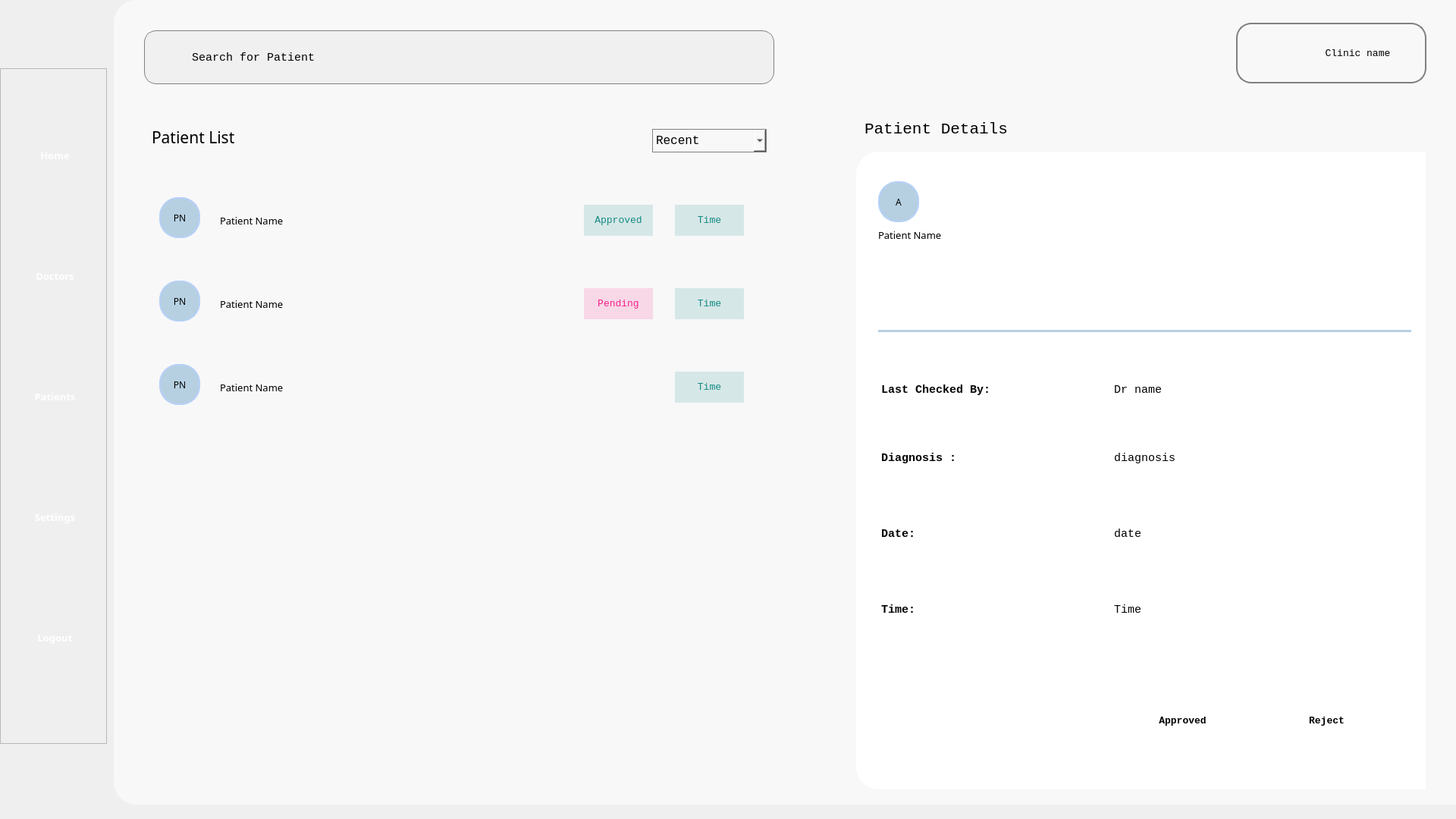
<?xml version="1.0" encoding="UTF-8"?>
<ui version="4.0">
 <class>Form</class>
 <widget class="QWidget" name="Form">
  <property name="geometry">
   <rect>
    <x>0</x>
    <y>0</y>
    <width>1920</width>
    <height>1080</height>
   </rect>
  </property>
  <property name="windowTitle">
   <string>Form</string>
  </property>
  <property name="styleSheet">
   <string notr="true">background-color: &quot;#B6D0E2&quot; </string>
  </property>
  <widget class="QWidget" name="background" native="true">
   <property name="geometry">
    <rect>
     <x>150</x>
     <y>0</y>
     <width>1771</width>
     <height>1061</height>
    </rect>
   </property>
   <property name="styleSheet">
    <string notr="true">background-color: #F8F8F8;
border-bottom-left-radius: 30px;
border-top-left-radius: 30px;
text-align: center;</string>
   </property>
   <widget class="QPushButton" name="noti_icon">
    <property name="geometry">
     <rect>
      <x>1380</x>
      <y>30</y>
      <width>70</width>
      <height>81</height>
     </rect>
    </property>
    <property name="text">
     <string/>
    </property>
    <property name="icon">
     <iconset>
      <normaloff>../Images/icon/notification.png</normaloff>../Images/icon/notification.png</iconset>
    </property>
    <property name="iconSize">
     <size>
      <width>40</width>
      <height>40</height>
     </size>
    </property>
   </widget>
   <widget class="QFrame" name="user_frame">
    <property name="geometry">
     <rect>
      <x>1480</x>
      <y>30</y>
      <width>251</width>
      <height>80</height>
     </rect>
    </property>
    <property name="styleSheet">
     <string notr="true">border-radius: 20px; border: 2px solid #808080</string>
    </property>
    <property name="frameShape">
     <enum>QFrame::StyledPanel</enum>
    </property>
    <property name="frameShadow">
     <enum>QFrame::Raised</enum>
    </property>
    <widget class="QLabel" name="profile_icon">
     <property name="geometry">
      <rect>
       <x>10</x>
       <y>10</y>
       <width>60</width>
       <height>60</height>
      </rect>
     </property>
     <property name="styleSheet">
      <string notr="true">border: none</string>
     </property>
     <property name="text">
      <string/>
     </property>
     <property name="pixmap">
      <pixmap>../Images/icon/profile_icon.png</pixmap>
     </property>
     <property name="scaledContents">
      <bool>true</bool>
     </property>
    </widget>
    <widget class="QPushButton" name="profile_btn">
     <property name="geometry">
      <rect>
       <x>100</x>
       <y>25</y>
       <width>121</width>
       <height>31</height>
      </rect>
     </property>
     <property name="font">
      <font>
       <family>Consolas</family>
       <pointsize>10</pointsize>
      </font>
     </property>
     <property name="styleSheet">
      <string notr="true">border: none</string>
     </property>
     <property name="text">
      <string>Clinic name</string>
     </property>
    </widget>
   </widget>
   <widget class="QLineEdit" name="search_patient">
    <property name="geometry">
     <rect>
      <x>40</x>
      <y>40</y>
      <width>831</width>
      <height>71</height>
     </rect>
    </property>
    <property name="font">
     <font>
      <family>Consolas</family>
      <pointsize>11</pointsize>
     </font>
    </property>
    <property name="styleSheet">
     <string notr="true">background-color: #f0f0f0; border-radius: 16px; padding: 60px; color: Black;
 background-image: url(&quot;C:/Users/Samantha Law/Documents/INTI/CAD/CallADoctor/CAD/Images/icon/search_icon.png&quot;); 
background-repeat: no-repeat; 
background-position: left center; 
background-size: 20px 20px; 
border: 1px solid gray;
</string>
    </property>
    <property name="text">
     <string>Search for Patient</string>
    </property>
    <property name="placeholderText">
     <string>Search Clinic Name</string>
    </property>
    <property name="clearButtonEnabled">
     <bool>false</bool>
    </property>
   </widget>
   <widget class="QFrame" name="patient_details_outer_frame">
    <property name="geometry">
     <rect>
      <x>979</x>
      <y>200</y>
      <width>751</width>
      <height>841</height>
     </rect>
    </property>
    <property name="styleSheet">
     <string notr="true">background-color : #ffffff;</string>
    </property>
    <property name="frameShape">
     <enum>QFrame::StyledPanel</enum>
    </property>
    <property name="frameShadow">
     <enum>QFrame::Raised</enum>
    </property>
    <widget class="QFrame" name="clinic_details_inner">
     <property name="geometry">
      <rect>
       <x>20</x>
       <y>30</y>
       <width>721</width>
       <height>751</height>
      </rect>
     </property>
     <property name="frameShape">
      <enum>QFrame::StyledPanel</enum>
     </property>
     <property name="frameShadow">
      <enum>QFrame::Raised</enum>
     </property>
     <widget class="QLabel" name="patient_logo_2">
      <property name="geometry">
       <rect>
        <x>9</x>
        <y>9</y>
        <width>54</width>
        <height>54</height>
       </rect>
      </property>
      <property name="font">
       <font>
        <family>Cascadia Code</family>
        <pointsize>9</pointsize>
       </font>
      </property>
      <property name="styleSheet">
       <string notr="true">background-color: #B6D0E2; /* Fill color */
border-radius: 25px; /* Radius to make it round */
border: 2px solid #B6D0F7; /*  Border color and thickness */
min-width: 50px; /* Ensure the QLabel is a circle */
min-height: 50px; /* Ensure the QLabel is a circle */
max-width: 50px; /* Ensure the QLabel is a circle */
max-height: 50px; /* Ensure the QLabel is a circle */</string>
      </property>
      <property name="text">
       <string>A</string>
      </property>
      <property name="alignment">
       <set>Qt::AlignCenter</set>
      </property>
     </widget>
     <widget class="QLabel" name="patient_name_display">
      <property name="geometry">
       <rect>
        <x>9</x>
        <y>69</y>
        <width>120</width>
        <height>22</height>
       </rect>
      </property>
      <property name="font">
       <font>
        <family>Cascadia Code</family>
        <pointsize>10</pointsize>
       </font>
      </property>
      <property name="styleSheet">
       <string notr="true">border : none;
</string>
      </property>
      <property name="text">
       <string>Patient Name</string>
      </property>
     </widget>
     <widget class="QFrame" name="line_2">
      <property name="geometry">
       <rect>
        <x>9</x>
        <y>205</y>
        <width>703</width>
        <height>3</height>
       </rect>
      </property>
      <property name="minimumSize">
       <size>
        <width>357</width>
        <height>3</height>
       </size>
      </property>
      <property name="maximumSize">
       <size>
        <width>16777215</width>
        <height>3</height>
       </size>
      </property>
      <property name="styleSheet">
       <string notr="true">background-color: #B6D0E2; border: none;</string>
      </property>
      <property name="frameShape">
       <enum>QFrame::StyledPanel</enum>
      </property>
      <property name="frameShadow">
       <enum>QFrame::Raised</enum>
      </property>
     </widget>
     <widget class="QLabel" name="diagnosis_display">
      <property name="geometry">
       <rect>
        <x>320</x>
        <y>300</y>
        <width>390</width>
        <height>148</height>
       </rect>
      </property>
      <property name="minimumSize">
       <size>
        <width>390</width>
        <height>0</height>
       </size>
      </property>
      <property name="font">
       <font>
        <family>Consolas</family>
        <pointsize>11</pointsize>
        <weight>50</weight>
        <bold>false</bold>
       </font>
      </property>
      <property name="styleSheet">
       <string notr="true">border: none;</string>
      </property>
      <property name="text">
       <string>diagnosis</string>
      </property>
      <property name="scaledContents">
       <bool>false</bool>
      </property>
      <property name="wordWrap">
       <bool>true</bool>
      </property>
     </widget>
     <widget class="QLabel" name="diagnosis_label_2">
      <property name="geometry">
       <rect>
        <x>13</x>
        <y>300</y>
        <width>301</width>
        <height>148</height>
       </rect>
      </property>
      <property name="font">
       <font>
        <family>Consolas</family>
        <pointsize>11</pointsize>
        <weight>75</weight>
        <bold>true</bold>
       </font>
      </property>
      <property name="styleSheet">
       <string notr="true">border: none;</string>
      </property>
      <property name="text">
       <string>Diagnosis : </string>
      </property>
      <property name="wordWrap">
       <bool>true</bool>
      </property>
     </widget>
     <widget class="QLabel" name="last_checked_by_label">
      <property name="geometry">
       <rect>
        <x>13</x>
        <y>210</y>
        <width>301</width>
        <height>148</height>
       </rect>
      </property>
      <property name="font">
       <font>
        <family>Consolas</family>
        <pointsize>11</pointsize>
        <weight>75</weight>
        <bold>true</bold>
       </font>
      </property>
      <property name="styleSheet">
       <string notr="true">border: none;</string>
      </property>
      <property name="text">
       <string>Last Checked By:</string>
      </property>
      <property name="wordWrap">
       <bool>true</bool>
      </property>
     </widget>
     <widget class="QLabel" name="dr_name_display">
      <property name="geometry">
       <rect>
        <x>320</x>
        <y>210</y>
        <width>390</width>
        <height>148</height>
       </rect>
      </property>
      <property name="minimumSize">
       <size>
        <width>390</width>
        <height>0</height>
       </size>
      </property>
      <property name="font">
       <font>
        <family>Consolas</family>
        <pointsize>11</pointsize>
        <weight>50</weight>
        <bold>false</bold>
       </font>
      </property>
      <property name="styleSheet">
       <string notr="true">border: none;</string>
      </property>
      <property name="text">
       <string>Dr name</string>
      </property>
      <property name="scaledContents">
       <bool>false</bool>
      </property>
      <property name="wordWrap">
       <bool>true</bool>
      </property>
     </widget>
     <widget class="QLabel" name="date_label">
      <property name="geometry">
       <rect>
        <x>13</x>
        <y>400</y>
        <width>301</width>
        <height>148</height>
       </rect>
      </property>
      <property name="font">
       <font>
        <family>Consolas</family>
        <pointsize>11</pointsize>
        <weight>75</weight>
        <bold>true</bold>
       </font>
      </property>
      <property name="styleSheet">
       <string notr="true">border: none;</string>
      </property>
      <property name="text">
       <string>Date:</string>
      </property>
      <property name="wordWrap">
       <bool>true</bool>
      </property>
     </widget>
     <widget class="QLabel" name="date_display">
      <property name="geometry">
       <rect>
        <x>320</x>
        <y>400</y>
        <width>390</width>
        <height>148</height>
       </rect>
      </property>
      <property name="minimumSize">
       <size>
        <width>390</width>
        <height>0</height>
       </size>
      </property>
      <property name="font">
       <font>
        <family>Consolas</family>
        <pointsize>11</pointsize>
        <weight>50</weight>
        <bold>false</bold>
       </font>
      </property>
      <property name="styleSheet">
       <string notr="true">border: none;</string>
      </property>
      <property name="text">
       <string>date</string>
      </property>
      <property name="scaledContents">
       <bool>false</bool>
      </property>
      <property name="wordWrap">
       <bool>true</bool>
      </property>
     </widget>
     <widget class="QLabel" name="time_display_3">
      <property name="geometry">
       <rect>
        <x>320</x>
        <y>500</y>
        <width>390</width>
        <height>148</height>
       </rect>
      </property>
      <property name="minimumSize">
       <size>
        <width>390</width>
        <height>0</height>
       </size>
      </property>
      <property name="font">
       <font>
        <family>Consolas</family>
        <pointsize>11</pointsize>
        <weight>50</weight>
        <bold>false</bold>
       </font>
      </property>
      <property name="styleSheet">
       <string notr="true">border: none;</string>
      </property>
      <property name="text">
       <string>Time</string>
      </property>
      <property name="scaledContents">
       <bool>false</bool>
      </property>
      <property name="wordWrap">
       <bool>true</bool>
      </property>
     </widget>
     <widget class="QLabel" name="time_label_3">
      <property name="geometry">
       <rect>
        <x>13</x>
        <y>500</y>
        <width>301</width>
        <height>148</height>
       </rect>
      </property>
      <property name="font">
       <font>
        <family>Consolas</family>
        <pointsize>11</pointsize>
        <weight>75</weight>
        <bold>true</bold>
       </font>
      </property>
      <property name="styleSheet">
       <string notr="true">border: none;</string>
      </property>
      <property name="text">
       <string>Time:</string>
      </property>
      <property name="wordWrap">
       <bool>true</bool>
      </property>
     </widget>
     <widget class="QPushButton" name="reject_btn">
      <property name="geometry">
       <rect>
        <x>510</x>
        <y>700</y>
        <width>181</width>
        <height>41</height>
       </rect>
      </property>
      <property name="font">
       <font>
        <family>Consolas</family>
        <pointsize>10</pointsize>
        <weight>75</weight>
        <bold>true</bold>
       </font>
      </property>
      <property name="styleSheet">
       <string notr="true">background-color: #E73030; border-radius: 16px; color: white;\n border: 1px solid gray;</string>
      </property>
      <property name="text">
       <string>Reject</string>
      </property>
     </widget>
     <widget class="QPushButton" name="approved_btn">
      <property name="geometry">
       <rect>
        <x>320</x>
        <y>700</y>
        <width>181</width>
        <height>41</height>
       </rect>
      </property>
      <property name="font">
       <font>
        <family>Consolas</family>
        <pointsize>10</pointsize>
        <weight>75</weight>
        <bold>true</bold>
       </font>
      </property>
      <property name="styleSheet">
       <string notr="true">background-color: rgba(18, 137, 131);
border-radius: 16px; color: white;\n border: 1px solid gray;</string>
      </property>
      <property name="text">
       <string>Approved</string>
      </property>
     </widget>
    </widget>
   </widget>
   <widget class="QComboBox" name="filter">
    <property name="geometry">
     <rect>
      <x>710</x>
      <y>170</y>
      <width>151</width>
      <height>31</height>
     </rect>
    </property>
    <property name="font">
     <font>
      <family>Consolas</family>
      <pointsize>12</pointsize>
     </font>
    </property>
    <property name="styleSheet">
     <string notr="true">
border: 1px solid gray;</string>
    </property>
    <item>
     <property name="text">
      <string>Recent</string>
     </property>
    </item>
    <item>
     <property name="text">
      <string>Oldest</string>
     </property>
    </item>
   </widget>
   <widget class="QLabel" name="patient_list_label">
    <property name="geometry">
     <rect>
      <x>50</x>
      <y>160</y>
      <width>341</width>
      <height>41</height>
     </rect>
    </property>
    <property name="font">
     <font>
      <family>Cascadia Code</family>
      <pointsize>16</pointsize>
     </font>
    </property>
    <property name="styleSheet">
     <string notr="true">border : none;
</string>
    </property>
    <property name="text">
     <string>Patient List</string>
    </property>
   </widget>
   <widget class="QLabel" name="patient_details_label">
    <property name="geometry">
     <rect>
      <x>990</x>
      <y>150</y>
      <width>571</width>
      <height>41</height>
     </rect>
    </property>
    <property name="font">
     <font>
      <family>Consolas</family>
      <pointsize>16</pointsize>
     </font>
    </property>
    <property name="styleSheet">
     <string notr="true">border : none;
</string>
    </property>
    <property name="text">
     <string>Patient Details</string>
    </property>
   </widget>
   <widget class="QFrame" name="patient_list_frame">
    <property name="geometry">
     <rect>
      <x>50</x>
      <y>230</y>
      <width>801</width>
      <height>801</height>
     </rect>
    </property>
    <property name="frameShape">
     <enum>QFrame::StyledPanel</enum>
    </property>
    <property name="frameShadow">
     <enum>QFrame::Raised</enum>
    </property>
    <widget class="QFrame" name="patient_frame1">
     <property name="geometry">
      <rect>
       <x>0</x>
       <y>20</y>
       <width>801</width>
       <height>81</height>
      </rect>
     </property>
     <property name="frameShape">
      <enum>QFrame::StyledPanel</enum>
     </property>
     <property name="frameShadow">
      <enum>QFrame::Raised</enum>
     </property>
     <widget class="QLabel" name="patient_name_label1">
      <property name="geometry">
       <rect>
        <x>90</x>
        <y>30</y>
        <width>121</width>
        <height>21</height>
       </rect>
      </property>
      <property name="font">
       <font>
        <family>Cascadia Code</family>
        <pointsize>10</pointsize>
       </font>
      </property>
      <property name="styleSheet">
       <string notr="true">border : none;
</string>
      </property>
      <property name="text">
       <string>Patient Name</string>
      </property>
     </widget>
     <widget class="QLabel" name="patient_profile_logo1">
      <property name="geometry">
       <rect>
        <x>10</x>
        <y>10</y>
        <width>54</width>
        <height>54</height>
       </rect>
      </property>
      <property name="font">
       <font>
        <family>Cascadia Code</family>
        <pointsize>9</pointsize>
       </font>
      </property>
      <property name="styleSheet">
       <string notr="true">background-color: #B6D0E2; 
border-radius: 25px; 
border: 2px solid #B6D0F7; 
min-width: 50px; 
min-height: 50px; 
max-width: 50px;
max-height: 50px; </string>
      </property>
      <property name="text">
       <string>PN</string>
      </property>
      <property name="alignment">
       <set>Qt::AlignCenter</set>
      </property>
     </widget>
     <widget class="QLabel" name="appt_time_label">
      <property name="geometry">
       <rect>
        <x>690</x>
        <y>20</y>
        <width>91</width>
        <height>41</height>
       </rect>
      </property>
      <property name="font">
       <font>
        <family>Consolas</family>
        <pointsize>10</pointsize>
       </font>
      </property>
      <property name="styleSheet">
       <string notr="true">background-color: rgba(18, 137, 131, 0.15);
color: #128983; text-align: center;
</string>
      </property>
      <property name="text">
       <string>Time</string>
      </property>
      <property name="alignment">
       <set>Qt::AlignCenter</set>
      </property>
     </widget>
     <widget class="QLabel" name="status">
      <property name="geometry">
       <rect>
        <x>570</x>
        <y>20</y>
        <width>91</width>
        <height>41</height>
       </rect>
      </property>
      <property name="font">
       <font>
        <family>Consolas</family>
        <pointsize>10</pointsize>
       </font>
      </property>
      <property name="styleSheet">
       <string notr="true">background-color: rgba(18, 137, 131, 0.15);
color: #128983; text-align: center;
</string>
      </property>
      <property name="text">
       <string>Approved</string>
      </property>
      <property name="alignment">
       <set>Qt::AlignCenter</set>
      </property>
     </widget>
    </widget>
    <widget class="QFrame" name="patient_frame2">
     <property name="geometry">
      <rect>
       <x>0</x>
       <y>130</y>
       <width>801</width>
       <height>81</height>
      </rect>
     </property>
     <property name="frameShape">
      <enum>QFrame::StyledPanel</enum>
     </property>
     <property name="frameShadow">
      <enum>QFrame::Raised</enum>
     </property>
     <widget class="QLabel" name="patient_name_label2">
      <property name="geometry">
       <rect>
        <x>90</x>
        <y>30</y>
        <width>121</width>
        <height>21</height>
       </rect>
      </property>
      <property name="font">
       <font>
        <family>Cascadia Code</family>
        <pointsize>10</pointsize>
       </font>
      </property>
      <property name="styleSheet">
       <string notr="true">border : none;
</string>
      </property>
      <property name="text">
       <string>Patient Name</string>
      </property>
     </widget>
     <widget class="QLabel" name="patient_profile_logo_2">
      <property name="geometry">
       <rect>
        <x>10</x>
        <y>10</y>
        <width>54</width>
        <height>54</height>
       </rect>
      </property>
      <property name="font">
       <font>
        <family>Cascadia Code</family>
        <pointsize>9</pointsize>
       </font>
      </property>
      <property name="styleSheet">
       <string notr="true">background-color: #B6D0E2; /* Fill color */
border-radius: 25px; /* Radius to make it round */
border: 2px solid #B6D0F7; /*  Border color and thickness */
min-width: 50px; /* Ensure the QLabel is a circle */
min-height: 50px; /* Ensure the QLabel is a circle */
max-width: 50px; /* Ensure the QLabel is a circle */
max-height: 50px; /* Ensure the QLabel is a circle */</string>
      </property>
      <property name="text">
       <string>PN</string>
      </property>
      <property name="alignment">
       <set>Qt::AlignCenter</set>
      </property>
     </widget>
     <widget class="QLabel" name="appt_time_label2">
      <property name="geometry">
       <rect>
        <x>690</x>
        <y>20</y>
        <width>91</width>
        <height>41</height>
       </rect>
      </property>
      <property name="font">
       <font>
        <family>Consolas</family>
        <pointsize>10</pointsize>
       </font>
      </property>
      <property name="styleSheet">
       <string notr="true">background-color: rgba(18, 137, 131, 0.15);
color: #128983; text-align: center;
</string>
      </property>
      <property name="text">
       <string>Time</string>
      </property>
      <property name="alignment">
       <set>Qt::AlignCenter</set>
      </property>
     </widget>
     <widget class="QLabel" name="status_2">
      <property name="geometry">
       <rect>
        <x>570</x>
        <y>20</y>
        <width>91</width>
        <height>41</height>
       </rect>
      </property>
      <property name="font">
       <font>
        <family>Consolas</family>
        <pointsize>10</pointsize>
       </font>
      </property>
      <property name="styleSheet">
       <string notr="true">background-color: rgba(246, 32, 136, 0.15);
color: #F62088; text-align: center;
</string>
      </property>
      <property name="text">
       <string>Pending</string>
      </property>
      <property name="alignment">
       <set>Qt::AlignCenter</set>
      </property>
     </widget>
    </widget>
    <widget class="QFrame" name="patient_frame2_2">
     <property name="geometry">
      <rect>
       <x>0</x>
       <y>240</y>
       <width>801</width>
       <height>81</height>
      </rect>
     </property>
     <property name="frameShape">
      <enum>QFrame::StyledPanel</enum>
     </property>
     <property name="frameShadow">
      <enum>QFrame::Raised</enum>
     </property>
     <widget class="QLabel" name="patient_name_label2_2">
      <property name="geometry">
       <rect>
        <x>90</x>
        <y>30</y>
        <width>121</width>
        <height>21</height>
       </rect>
      </property>
      <property name="font">
       <font>
        <family>Cascadia Code</family>
        <pointsize>10</pointsize>
       </font>
      </property>
      <property name="styleSheet">
       <string notr="true">border : none;
</string>
      </property>
      <property name="text">
       <string>Patient Name</string>
      </property>
     </widget>
     <widget class="QLabel" name="patient_profile_logo_3">
      <property name="geometry">
       <rect>
        <x>10</x>
        <y>10</y>
        <width>54</width>
        <height>54</height>
       </rect>
      </property>
      <property name="font">
       <font>
        <family>Cascadia Code</family>
        <pointsize>9</pointsize>
       </font>
      </property>
      <property name="styleSheet">
       <string notr="true">background-color: #B6D0E2; /* Fill color */
border-radius: 25px; /* Radius to make it round */
border: 2px solid #B6D0F7; /*  Border color and thickness */
min-width: 50px; /* Ensure the QLabel is a circle */
min-height: 50px; /* Ensure the QLabel is a circle */
max-width: 50px; /* Ensure the QLabel is a circle */
max-height: 50px; /* Ensure the QLabel is a circle */</string>
      </property>
      <property name="text">
       <string>PN</string>
      </property>
      <property name="alignment">
       <set>Qt::AlignCenter</set>
      </property>
     </widget>
     <widget class="QLabel" name="appt_time_label2_2">
      <property name="geometry">
       <rect>
        <x>690</x>
        <y>20</y>
        <width>91</width>
        <height>41</height>
       </rect>
      </property>
      <property name="font">
       <font>
        <family>Consolas</family>
        <pointsize>10</pointsize>
       </font>
      </property>
      <property name="styleSheet">
       <string notr="true">background-color: rgba(18, 137, 131, 0.15);
color: #128983; text-align: center;
</string>
      </property>
      <property name="text">
       <string>Time</string>
      </property>
      <property name="alignment">
       <set>Qt::AlignCenter</set>
      </property>
     </widget>
    </widget>
   </widget>
  </widget>
  <widget class="QFrame" name="frame">
   <property name="geometry">
    <rect>
     <x>0</x>
     <y>90</y>
     <width>141</width>
     <height>891</height>
    </rect>
   </property>
   <property name="frameShape">
    <enum>QFrame::StyledPanel</enum>
   </property>
   <property name="frameShadow">
    <enum>QFrame::Raised</enum>
   </property>
   <widget class="QWidget" name="layoutWidget_3">
    <property name="geometry">
     <rect>
      <x>30</x>
      <y>10</y>
      <width>87</width>
      <height>851</height>
     </rect>
    </property>
    <layout class="QVBoxLayout" name="verticalLayout_3">
     <item>
      <widget class="QToolButton" name="home_navigation_2">
       <property name="enabled">
        <bool>true</bool>
       </property>
       <property name="sizePolicy">
        <sizepolicy hsizetype="Fixed" vsizetype="Fixed">
         <horstretch>0</horstretch>
         <verstretch>0</verstretch>
        </sizepolicy>
       </property>
       <property name="minimumSize">
        <size>
         <width>85</width>
         <height>96</height>
        </size>
       </property>
       <property name="maximumSize">
        <size>
         <width>85</width>
         <height>96</height>
        </size>
       </property>
       <property name="font">
        <font>
         <family>Source Sans Pro Semibold</family>
         <pointsize>10</pointsize>
         <weight>75</weight>
         <bold>true</bold>
        </font>
       </property>
       <property name="styleSheet">
        <string notr="true">border: none; 
color: white;</string>
       </property>
       <property name="text">
        <string>   Home   </string>
       </property>
       <property name="icon">
        <iconset>
         <normaloff>../Images/nav_images/home_page_icon.png</normaloff>../Images/nav_images/home_page_icon.png</iconset>
       </property>
       <property name="iconSize">
        <size>
         <width>70</width>
         <height>70</height>
        </size>
       </property>
       <property name="toolButtonStyle">
        <enum>Qt::ToolButtonTextUnderIcon</enum>
       </property>
      </widget>
     </item>
     <item>
      <widget class="QToolButton" name="doctors_navigation">
       <property name="enabled">
        <bool>true</bool>
       </property>
       <property name="sizePolicy">
        <sizepolicy hsizetype="Fixed" vsizetype="Fixed">
         <horstretch>0</horstretch>
         <verstretch>0</verstretch>
        </sizepolicy>
       </property>
       <property name="minimumSize">
        <size>
         <width>85</width>
         <height>96</height>
        </size>
       </property>
       <property name="maximumSize">
        <size>
         <width>85</width>
         <height>96</height>
        </size>
       </property>
       <property name="font">
        <font>
         <family>Source Sans Pro Semibold</family>
         <pointsize>10</pointsize>
         <weight>75</weight>
         <bold>true</bold>
        </font>
       </property>
       <property name="styleSheet">
        <string notr="true">border: none; 
color: white;</string>
       </property>
       <property name="text">
        <string>Doctors</string>
       </property>
       <property name="icon">
        <iconset>
         <normaloff>../Images/nav_images/services_icon.png</normaloff>../Images/nav_images/services_icon.png</iconset>
       </property>
       <property name="iconSize">
        <size>
         <width>70</width>
         <height>70</height>
        </size>
       </property>
       <property name="toolButtonStyle">
        <enum>Qt::ToolButtonTextUnderIcon</enum>
       </property>
      </widget>
     </item>
     <item>
      <widget class="QToolButton" name="patients_navigation">
       <property name="enabled">
        <bool>true</bool>
       </property>
       <property name="sizePolicy">
        <sizepolicy hsizetype="Fixed" vsizetype="Fixed">
         <horstretch>0</horstretch>
         <verstretch>0</verstretch>
        </sizepolicy>
       </property>
       <property name="minimumSize">
        <size>
         <width>85</width>
         <height>96</height>
        </size>
       </property>
       <property name="maximumSize">
        <size>
         <width>85</width>
         <height>96</height>
        </size>
       </property>
       <property name="font">
        <font>
         <family>Source Sans Pro Semibold</family>
         <pointsize>10</pointsize>
         <weight>75</weight>
         <bold>true</bold>
        </font>
       </property>
       <property name="styleSheet">
        <string notr="true">border: none; 
color: white;</string>
       </property>
       <property name="text">
        <string>Patients</string>
       </property>
       <property name="icon">
        <iconset>
         <normaloff>../Images/nav_images/feedback_icon.png</normaloff>../Images/nav_images/feedback_icon.png</iconset>
       </property>
       <property name="iconSize">
        <size>
         <width>70</width>
         <height>70</height>
        </size>
       </property>
       <property name="toolButtonStyle">
        <enum>Qt::ToolButtonTextUnderIcon</enum>
       </property>
      </widget>
     </item>
     <item>
      <widget class="QToolButton" name="settings_navigation_2">
       <property name="enabled">
        <bool>true</bool>
       </property>
       <property name="sizePolicy">
        <sizepolicy hsizetype="Fixed" vsizetype="Fixed">
         <horstretch>0</horstretch>
         <verstretch>0</verstretch>
        </sizepolicy>
       </property>
       <property name="minimumSize">
        <size>
         <width>85</width>
         <height>96</height>
        </size>
       </property>
       <property name="maximumSize">
        <size>
         <width>85</width>
         <height>96</height>
        </size>
       </property>
       <property name="font">
        <font>
         <family>Source Sans Pro Semibold</family>
         <pointsize>10</pointsize>
         <weight>75</weight>
         <bold>true</bold>
        </font>
       </property>
       <property name="styleSheet">
        <string notr="true">border: none; 
color: white;</string>
       </property>
       <property name="text">
        <string>Settings</string>
       </property>
       <property name="icon">
        <iconset>
         <normaloff>../Images/nav_images/settings_page_icon.png</normaloff>../Images/nav_images/settings_page_icon.png</iconset>
       </property>
       <property name="iconSize">
        <size>
         <width>70</width>
         <height>70</height>
        </size>
       </property>
       <property name="toolButtonStyle">
        <enum>Qt::ToolButtonTextUnderIcon</enum>
       </property>
      </widget>
     </item>
     <item>
      <widget class="QToolButton" name="logout_navigation_2">
       <property name="enabled">
        <bool>true</bool>
       </property>
       <property name="sizePolicy">
        <sizepolicy hsizetype="Fixed" vsizetype="Fixed">
         <horstretch>0</horstretch>
         <verstretch>0</verstretch>
        </sizepolicy>
       </property>
       <property name="minimumSize">
        <size>
         <width>85</width>
         <height>96</height>
        </size>
       </property>
       <property name="maximumSize">
        <size>
         <width>85</width>
         <height>96</height>
        </size>
       </property>
       <property name="font">
        <font>
         <family>Source Sans Pro Semibold</family>
         <pointsize>10</pointsize>
         <weight>75</weight>
         <bold>true</bold>
        </font>
       </property>
       <property name="styleSheet">
        <string notr="true">border: none; 
color: white;</string>
       </property>
       <property name="text">
        <string>Logout</string>
       </property>
       <property name="icon">
        <iconset>
         <normaloff>../Images/nav_images/logout_icon.png</normaloff>../Images/nav_images/logout_icon.png</iconset>
       </property>
       <property name="iconSize">
        <size>
         <width>70</width>
         <height>70</height>
        </size>
       </property>
       <property name="toolButtonStyle">
        <enum>Qt::ToolButtonTextUnderIcon</enum>
       </property>
      </widget>
     </item>
    </layout>
   </widget>
  </widget>
 </widget>
 <resources/>
 <connections/>
</ui>
